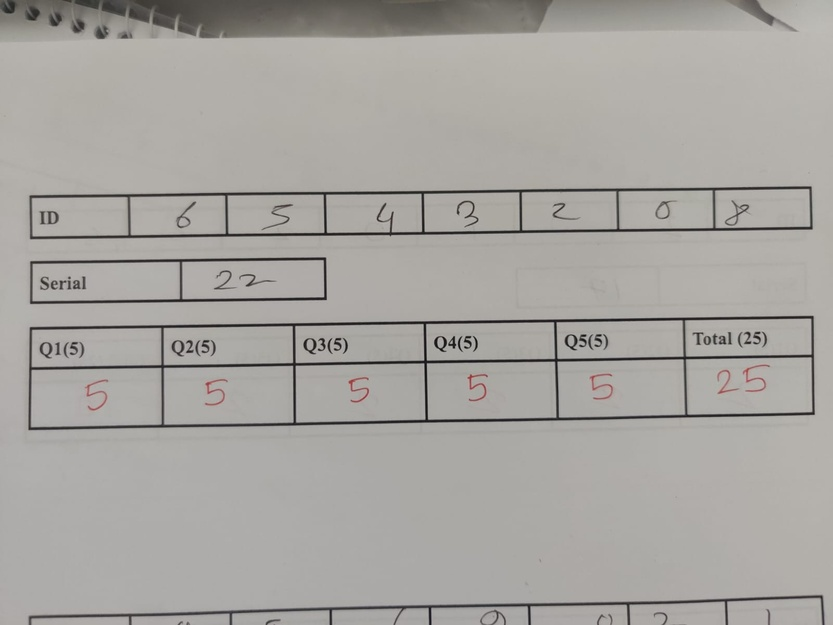
#> input picture testset/images/real_class_01.jpeg, 833 x 625 px, shrunk from 1600 x 1200 before the run
$ python make_layout_b.py   (older library calls are emulated)
#> lines starting #> are read from the running program, lines starting #| are printed output that depends on the picture; after the words box and inside, x2 and y2 are one past the last pixel; in counts of white or black regions, pixels touching at a corner belong together
### backend/app/detection.py
"""Grid detection — proportional to the detected table, never to fixed page
coordinates (plan.md §5). This is the make-or-break component (plan.md §6):
parameters below are stack-reference.md's starting values for tuning against
real photographs, not answers arrived at in advance. Do not trust this module
until it has been run against testset/images/ per step.md step 1.
"""
from __future__ import annotations

import json
import shutil
from dataclasses import dataclass, field
from pathlib import Path

import cv2
import numpy as np

# --- Tunable starting parameters (stack-reference.md "Grid detection") ---
ADAPTIVE_BLOCK_SIZE = 15
ADAPTIVE_C = -2
KERNEL_DIVISOR = 20            # kernel length = image dimension // this
MIN_TABLE_AREA_FRAC = 0.01     # a table contour must cover at least this much of the image
APPROX_EPSILON_FRAC = 0.02     # approxPolyDP epsilon as a fraction of contour perimeter
BLUR_DIAGNOSIS_FLOOR = 0.03  # a scan whose grid could not be found is reported "blurry" when its
                              # sharpness (_sharpness) is below this. A DIAGNOSIS, never a gate.
# History, 2026-09-25, twice in one day:
#  - The original gate (raw Laplacian variance < 50) measured brightness as much as
#    focus: 18/28 testset photos at half brightness were rejected though all 28 read.
#  - Its replacement, the same variance divided by the grey variance with a floor of
#    0.115, depends on page CONTENT too: three sharp, well-lit photos from the
#    instructor's own phone scored 0.093-0.107 and were rejected; the grid read all
#    three. No single number separates "sharp" from "blurry" across phones and pages.
# And the gate protected nothing: blurring every labelled testset photo (gate off,
# full recognizer vs ground truth) gave ZERO wrong unflagged digits or marks at any
# blur level — soft photos read, flag, or don't find a grid. Even real_class_10, the
# photo labelled "blurry", reads correctly. So every photo is now tried, and "blurry"
# only explains a failure: grids stop being found below ~0.02 (0.024 -> 16/22 read,
# 0.009 -> 2/22); the instructor's phone photos score ~0.09-0.11.

# Lighting diagnosis (2026-09-25): WHY a scan failed, attached to
# failed/partial results only, so a passing result.json is unchanged. The
# frontend's live hint (frontend/src/lighting.ts) uses the same two measures.
DARK_PAPER_LEVEL = 70  # "too_dark" below this: the 90th-percentile grey, i.e. how white the
                        # paper comes out (0-255). Good photos ~178; darkened testset photos
                        # still read 23/28 at 63, 2/28 at 46.
EVENNESS_FLOOR = 0.6   # "uneven" below this: min/max of the paper level across a 4x4 grid
                        # of the frame. Good photos as taken are >= 0.83; painted-on shadows
                        # start costing reads around 0.6 (0.67 -> 22/28 read).
LINE_PEAK_MIN_GAP_FRAC = 0.02  # merge line-mask peaks closer than this fraction of the table's own dimension
CONTRAST_FLOOR = 30  # a pixel counts as "ink" only if it's this much darker (0-255 grayscale)
                       # than its own local, same-row/column paper background. Ground truth for
                       # this number, and for the two floors below, comes from a real cluttered
                       # notebook photo (2026-08-29, testset/debug/clutter_*) where genuine table
                       # dividers measured contrast 63-116 and known noise (a table's own left/right
                       # border re-detected next to the synthetic edge) measured 18-38 — see learn.md.
MIN_LINE_COVERAGE_FRAC = 0.4  # a real rule is dark (>=CONTRAST_FLOOR) across nearly the whole table;
                                # a digit stroke rarely is, even though it can be locally just as dark.
                                # Coverage is measured directly on the source grayscale image (raw
                                # pixel-vs-local-background contrast), not on the binarized,
                                # morphologically-eroded/dilated line mask that finds candidate
                                # positions in the first place: that mask is good at *locating* a line
                                # cheaply, but adaptiveThreshold plus erode/dilate — both tuned for the
                                # whole image, not per-line — can fragment one genuine, fully dark line
                                # into disconnected pieces under uneven lighting or a steep angle,
                                # undercounting its own coverage. On a real photo (2026-08-29) two
                                # genuine ID-row dividers measured only 41-43% *mask* coverage — below
                                # this floor — while their own raw pixels were just as dark against the
                                # paper (contrast 80-94) as every accepted divider in the same row
                                # (63-116); scoring contrast directly recovers exactly this case
                                # without loosening what counts as a genuine line (see learn.md).
MIN_RELATIVE_PEAK_FRAC = 0.65  # among a table's *own* surviving dividers, reject one shorter than
                                # this fraction of their median length — a hand-ruled grid draws
                                # every real divider to roughly the same length, so an outlier that
                                # still clears MIN_LINE_COVERAGE_FRAC is far more likely to be a
                                # stray mark than an intentional one (found on a real hand-drawn
                                # whiteboard photo: a stray line cleared the absolute floor at 0.445
                                # coverage while its 9 genuine peers all measured 0.57-0.99 — see
                                # learn.md). Only applied with >=4 peers, so a table with too few
                                # dividers to have a meaningful "typical length" is left alone —
                                # exactly the short-table case this function's own min_value
                                # docstring already warns a relative-only rule is unsafe for.

FAILURE_REASONS = {"table_not_found", "column_count_mismatch", "blurry"}


@dataclass
class TableCandidate:
    quad: np.ndarray             # 4x2 float32: TL, TR, BR, BL in source image coords
    warped: np.ndarray           # deskewed BGR crop
    row_bounds: list[int]        # y pixel positions in warped coords, len = rows + 1
    col_bounds: list[int]        # x pixel positions in warped coords, len = cols + 1
    table_type: str = "unknown"  # "id" | "serial" | "marks"
    v_mask: np.ndarray | None = None  # warped vertical-line mask, kept for _repair_columns
    gray: np.ndarray | None = None    # warped grayscale, same reason

    @property
    def row_count(self) -> int:
        return max(len(self.row_bounds) - 1, 0)

    @property
    def col_count(self) -> int:
        return max(len(self.col_bounds) - 1, 0)


def _order_quad(pts: np.ndarray) -> np.ndarray:
    """Order 4 points as TL, TR, BR, BL."""
    pts = pts.reshape(4, 2).astype("float32")
    s = pts.sum(axis=1)
    d = np.diff(pts, axis=1).reshape(-1)
    tl = pts[np.argmin(s)]
    br = pts[np.argmax(s)]
    tr = pts[np.argmin(d)]
    bl = pts[np.argmax(d)]
    return np.array([tl, tr, br, bl], dtype="float32")


def _line_masks(gray: np.ndarray) -> tuple[np.ndarray, np.ndarray]:
    """Isolate horizontal and vertical rules. Kernel length is a fraction of
    image size, never a pixel constant — that's what survives a grid shot
    close up and one shot small in the frame (plan.md §5 step 1)."""
    bw = cv2.adaptiveThreshold(
        ~gray, 255, cv2.ADAPTIVE_THRESH_MEAN_C, cv2.THRESH_BINARY,
        ADAPTIVE_BLOCK_SIZE, ADAPTIVE_C,
    )
    h, w = bw.shape
    horizontal_size = max(w // KERNEL_DIVISOR, 1)
    vertical_size = max(h // KERNEL_DIVISOR, 1)

    hk = cv2.getStructuringElement(cv2.MORPH_RECT, (horizontal_size, 1))
    vk = cv2.getStructuringElement(cv2.MORPH_RECT, (1, vertical_size))

    horizontal = cv2.dilate(cv2.erode(bw, hk), hk)
    vertical = cv2.dilate(cv2.erode(bw, vk), vk)
    return horizontal, vertical


def _find_table_quads(mask: np.ndarray, min_area: float) -> list[np.ndarray]:
    contours, _ = cv2.findContours(mask, cv2.RETR_EXTERNAL, cv2.CHAIN_APPROX_SIMPLE)
    quads = []
    for c in contours:
        area = cv2.contourArea(c)
        if area < min_area:
            continue
        peri = cv2.arcLength(c, True)
        approx = cv2.approxPolyDP(c, APPROX_EPSILON_FRAC * peri, True)
        if len(approx) == 4:
            quads.append(_order_quad(approx))
        else:
            # curled/imperfect edge: approxPolyDP won't yield a clean quad.
            # minAreaRect always returns exactly 4 vertices (stack-reference.md).
            rect = cv2.minAreaRect(c)
            box = cv2.boxPoints(rect)
            quads.append(_order_quad(box))
    return quads


# [122 lines left out: functions _contrast_coverage, _cluster_peaks, _merge_close_bounds, _recover_bounds, not called in this run]


LABEL_COLUMN_INSET_FRAC = 0.12  # same border-trim fraction id_ocr.py/segment.py already use,
                                  # so a cell's own ruled border is never counted as ink.
LABEL_COLUMN_NOISE_AREA_FRAC = 0.01  # component area floor, as a fraction of the (inset)
                                       # column's own area — drops single-pixel/JPEG-noise
                                       # specks before counting. A separate constant from
                                       # cnn/segment.py's own NOISE_AREA_FRAC on purpose: this
                                       # module has no dependency on the optional CNN track.


# [42 lines left out: functions _column_component_count, _label_column_is_backwards, not called in this run]


REPAIR_WIDTH_TOL = 0.2  # after a repair, every regular cell must be within this fraction of
                         # their median width. Measured on the 18 real_class_* photos: ID digit
                         # cells sit within ~5% of each other, marks question cells within ~15%
                         # (real_class_02's narrowest Q8 is 0.85x). 20% keeps both, and still
                         # rejects the 2x-wide merged cell a missing divider leaves behind.
REPAIR_PROFILE_FRAC = 0.1  # a repair looks at weaker mask runs than _cluster_peaks' 0.3: a faint
                             # rule can fragment in the mask. The evidence bar does not drop with
                             # it — a restored line must still clear MIN_LINE_COVERAGE_FRAC on the
                             # raw grayscale, exactly like any line accepted the ordinary way.


# [17 lines left out: functions _regular_widths, _pitch, not called in this run]


def _near(width: float, target: float) -> bool:
    return abs(width - target) <= REPAIR_WIDTH_TOL * target


# [88 lines left out: functions _repair_columns, _sharpness, not called in this run]


def _is_blurry(gray: np.ndarray) -> bool:
    return _sharpness(gray) < BLUR_DIAGNOSIS_FLOOR


def paper_level(gray: np.ndarray) -> float:
    """How white the paper comes out: the 90th-percentile grey (0-255)."""
    return float(np.percentile(gray, 90))


# [393 lines left out: functions evenness, lighting_problem, _draw_boundaries, detect, detect_any_orientation, _promote, not called in this run]

### backend/tests/fixtures/layout_b/make_layout_b.py
#!/usr/bin/env python3
"""Regenerate step 16's layout B fixtures (plan.md §21) from real testset photos.

    cd backend && python tests/fixtures/layout_b/make_layout_b.py

Each fixture is a REAL layout A photo turned into layout B: the Serial
box's ink is inpainted away (the paper texture stays), and a one-row
`Name | ... | Section | ...` table is drawn directly above the ID row, the
same distance above it as the Serial box sat below it. The ID and marks
cells are untouched pixels, so a no-serial scan of a fixture must read
exactly what the original photo's layout A scan read — expected.json
records that original read, captured from the unmodified app.

Only photos where detection finds exactly three tables (ID, Serial,
Marks) are used, so the Serial box is simply the middle one by position.
The detector's own line masks are used to LOCATE the boxes; the tests
then check the result through the public detect()/`/api/scan` path.
"""
import json
import sys
from pathlib import Path

import cv2
import numpy as np

HERE = Path(__file__).resolve().parent
BACKEND = HERE.parents[2]
sys.path.insert(0, str(BACKEND))
from app import detection  # noqa: E402

SOURCES = ["real_class_01.jpeg", "real_class_07.jpeg", "real_class_12.jpeg", "real_class_17.jpeg"]
TESTSET = BACKEND.parent / "testset" / "images"


def _boxes(img):
    gray = cv2.cvtColor(img, cv2.COLOR_BGR2GRAY)
    horizontal, vertical = detection._line_masks(gray)
    min_area = detection.MIN_TABLE_AREA_FRAC * img.shape[0] * img.shape[1]
    quads = detection._find_table_quads(cv2.add(horizontal, vertical), min_area)
    boxes = [tuple(int(v) for v in (*q.min(0), *q.max(0))) for q in quads]
    return sorted(boxes, key=lambda b: b[1])


def to_layout_b(img):
    boxes = _boxes(img)
    assert len(boxes) == 3, f"expected ID/Serial/Marks, found {len(boxes)} tables"
    id_box, serial_box, _marks_box = boxes
    out = img.copy()

    # Erase the Serial box: inpaint its dark pixels, leave the paper.
    m = 12
    x0, y0, x1, y1 = serial_box
    region = cv2.cvtColor(out[y0 - m:y1 + m, x0 - m:x1 + m], cv2.COLOR_BGR2GRAY)
    ink = (region < np.median(region) - 35).astype(np.uint8) * 255
    mask = np.zeros(out.shape[:2], np.uint8)
    mask[y0 - m:y1 + m, x0 - m:x1 + m] = cv2.dilate(ink, np.ones((5, 5), np.uint8))
    out = cv2.inpaint(out, mask, 7, cv2.INPAINT_TELEA)

    # The Name/Section table, directly above the ID row.
    ix0, iy0, ix1, iy1 = id_box
    row_h = iy1 - iy0
    gap = serial_box[1] - iy1
    ty0 = iy0 - gap - row_h
    assert ty0 > 0, "no room above the ID row"
    ty1 = ty0 + row_h
    printed = (35, 35, 35)
    thickness = max(2, row_h // 30)
    cv2.rectangle(out, (ix0, ty0), (ix1, ty1), printed, thickness)
    width = ix1 - ix0
    for frac in (0.12, 0.72, 0.86):
        x = int(ix0 + width * frac)
        cv2.line(out, (x, ty0), (x, ty1), printed, thickness)
    scale = row_h / 75
    cv2.putText(out, "Name", (ix0 + 10, ty0 + int(row_h * 0.62)), cv2.FONT_HERSHEY_SIMPLEX,
                scale, printed, 2, cv2.LINE_AA)
    cv2.putText(out, "Section", (int(ix0 + width * 0.725), ty0 + int(row_h * 0.62)),
                cv2.FONT_HERSHEY_SIMPLEX, scale * 0.8, printed, 2, cv2.LINE_AA)
    pen = (110, 60, 25)
    cv2.putText(out, "Rahim Uddin", (int(ix0 + width * 0.18), ty0 + int(row_h * 0.7)),
                cv2.FONT_HERSHEY_SCRIPT_SIMPLEX, scale * 1.2, pen, 2, cv2.LINE_AA)
    cv2.putText(out, "3", (int(ix0 + width * 0.91), ty0 + int(row_h * 0.7)),
                cv2.FONT_HERSHEY_SCRIPT_SIMPLEX, scale * 1.2, pen, 2, cv2.LINE_AA)
    return out


def main() -> int:
    for name in SOURCES:
        img = cv2.imread(str(TESTSET / name))
#> img is the input picture: shape (625, 833, 3); mean B, G, R 160.4, 164.5, 167
        dest = HERE / f"layout_b_{Path(name).stem}.jpg"
        cv2.imwrite(str(dest), to_layout_b(img), [cv2.IMWRITE_JPEG_QUALITY, 92])
#> in _line_masks, `bw = cv2.adaptiveThreshold( ~gray, 255, cv2.ADAPTIVE_THRESH_MEAN_C, cv..`:
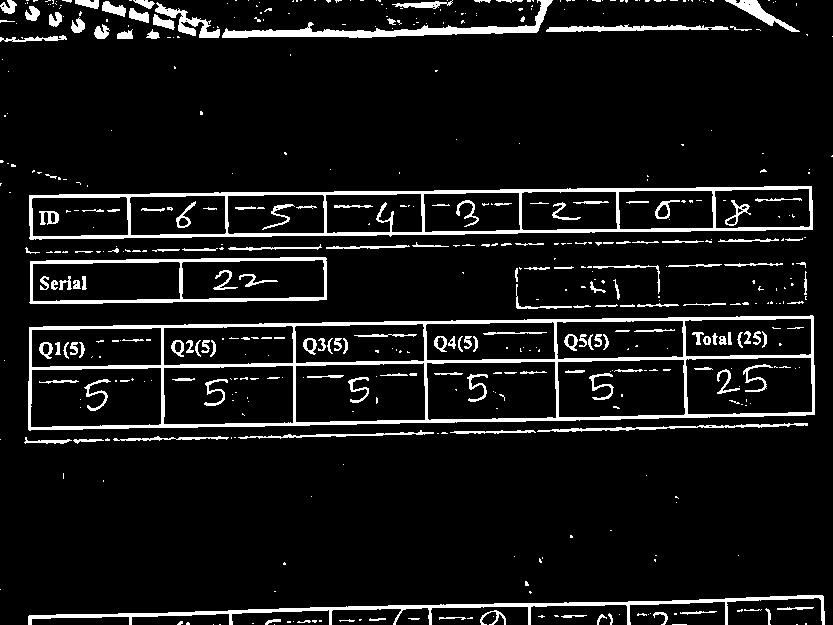
#> bw: shape (625, 833); 8.2% white; 511 white regions (339 under 20 px), largest, box (x1, y1, x2, y2) and area: (28, 315, 815, 431) 10235, (29, 186, 813, 240) 6671, (28, 595, 825, 625) 3443
#> in _find_table_quads, `contours, _ = cv2.findContours(mask, cv2.RETR_EXTERNAL, cv2.CHAIN_APPR..`: contours = 27 contours, 11 with area under 20; largest, box (x1, y1, x2, y2) and area: (28, 315, 815, 431) 79366, (29, 186, 813, 240) 33880, (29, 257, 327, 304) 12620, (28, 595, 824, 625) 2266, (222, 27, 540, 37) 1619
#> the loop in _find_table_quads, `for c in contours:` made 27 passes
#> area on passes 2, 3, 6, 7, 8, 9, 18, 19: 2266, 42, 125, 41, 122, 43, 45, 45
#> after the loop in _find_table_quads, `for c in contours:`: quads = [[[29, 327], [813, 316], [814, 414], [28, 429]], [[30, 261], [326, 258], [326, 299], [29, 302]], [[29, 195], [811, 186], [812, 229], [29, 238]]]
#> in _boxes, `boxes = [tuple(int(v) for v in (*q.min(0), *q.max(0))) for q in quads]`: boxes = [(28, 316, 814, 429), (29, 258, 326, 302), (29, 186, 812, 238)]
#> in to_layout_b, `boxes = _boxes(img)`: boxes = [(29, 186, 812, 238), (29, 258, 326, 302), (28, 316, 814, 429)]
#> in to_layout_b, `id_box, serial_box, _marks_box = boxes`: id_box = (29, 186, 812, 238); serial_box = (29, 258, 326, 302)
#> in to_layout_b, `x0, y0, x1, y1 = serial_box`: x0 = 29; y0 = 258; x1 = 326; y1 = 302
#> in to_layout_b, `region = cv2.cvtColor(out[y0 - m:y1 + m, x0 - m:x1 + m], cv2.COLOR_BGR..`:
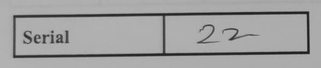
#> region: shape (68, 321); min 23, max 184, mean 160.2
#> in to_layout_b, `ink = (region < np.median(region) - 35).astype(np.uint8) * 255`:
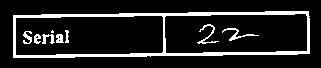
#> ink: shape (68, 321); 12.6% white; 9 white regions (1 under 20 px), largest, box (x1, y1, x2, y2) and area: (13, 11, 310, 58) 2259, (222, 28, 259, 41) 107, (197, 24, 219, 44) 101
#> in to_layout_b, `mask[y0 - m:y1 + m, x0 - m:x1 + m] = cv2.dilate(ink, np.ones((5, 5), n..`:
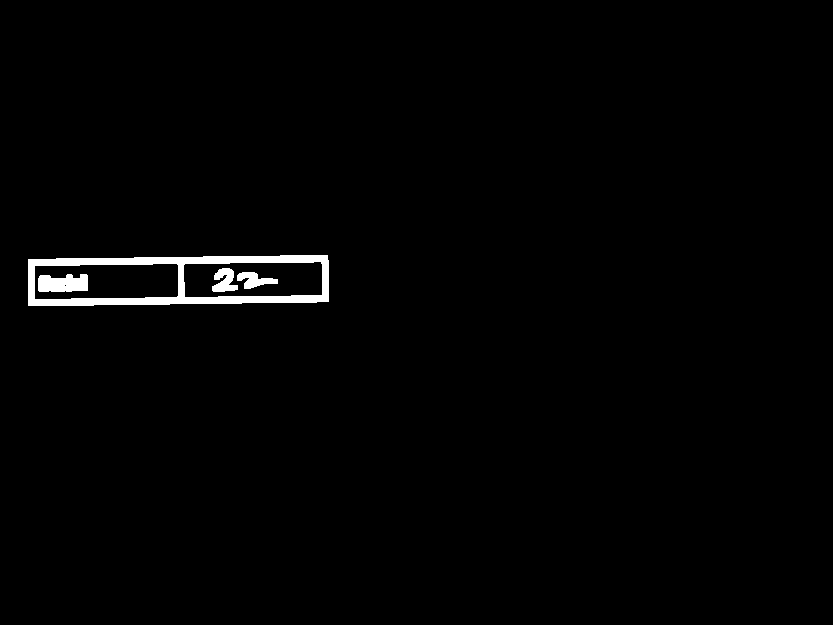
#> mask: shape (625, 833); 1.3% white; 4 white regions, box (x1, y1, x2, y2) and area: (28, 255, 329, 306) 5091, (38, 274, 88, 292) 770, (212, 268, 238, 292) 407, (237, 272, 278, 289) 380
#> in to_layout_b, `ix0, iy0, ix1, iy1 = id_box`: ix0 = 29; iy0 = 186; ix1 = 812; iy1 = 238
#> in to_layout_b, `row_h = iy1 - iy0`: row_h = 52
#> in to_layout_b, `gap = serial_box[1] - iy1`: gap = 20
#> in to_layout_b, `ty0 = iy0 - gap - row_h`: ty0 = 114
#> in to_layout_b, `ty1 = ty0 + row_h`: ty1 = 166
#> in to_layout_b, `thickness = max(2, row_h // 30)`: thickness = 2
#> in to_layout_b, `cv2.rectangle(out, (ix0, ty0), (ix1, ty1), printed, thickness)`:
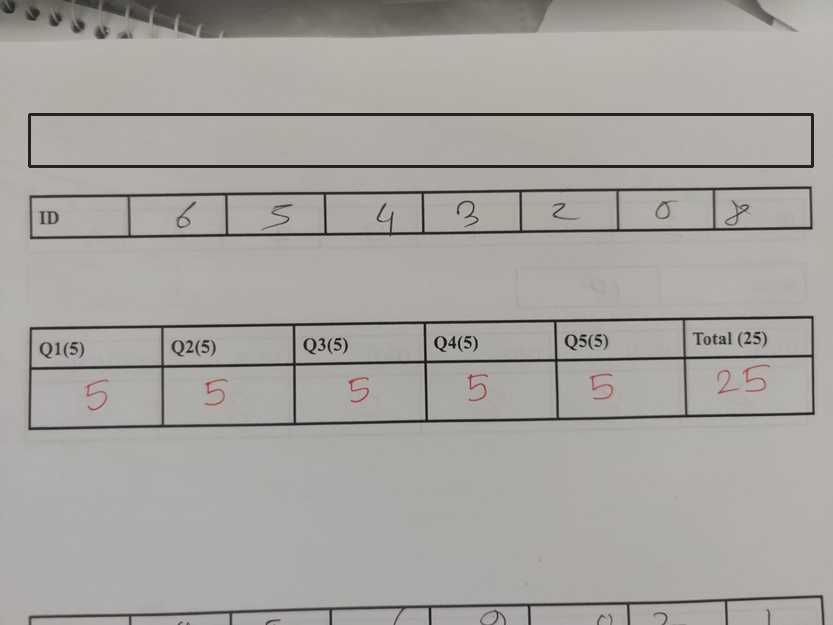
#> out: shape (625, 833, 3); mean B, G, R 159.6, 163.7, 166.2
#> in to_layout_b, `width = ix1 - ix0`: width = 783
#> the loop in to_layout_b, `for frac in (0.12, 0.72, 0.86):` made 3 passes
#> x on passes 1 to 3: 122, 592, 702
#> after the loop in to_layout_b, `for frac in (0.12, 0.72, 0.86):`:
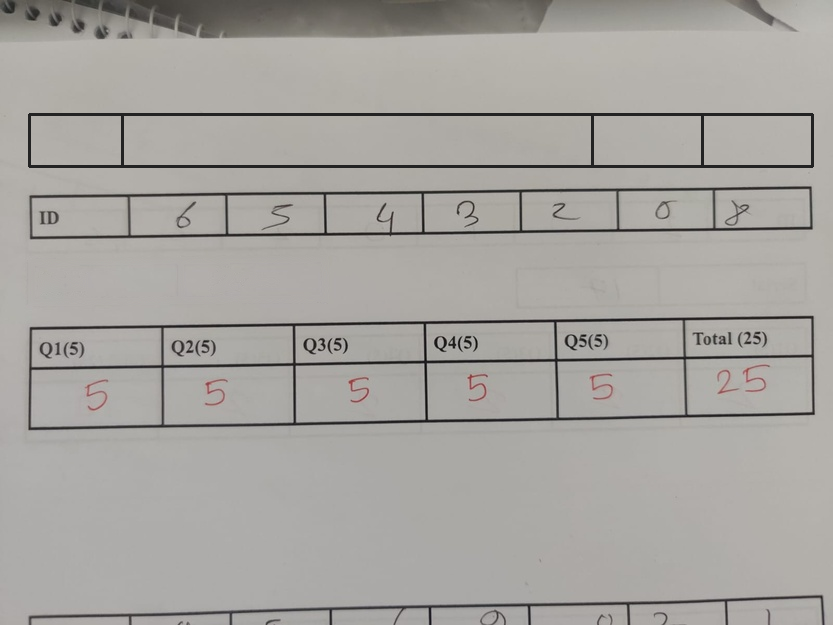
#> out: shape (625, 833, 3); 0.08% of pixels changed, all inside (x1, y1, x2, y2) = (121, 116, 704, 165)
#> in to_layout_b, `scale = row_h / 75`: scale = 0.693
#> in to_layout_b, `cv2.putText(out, "Rahim Uddin", (int(ix0 + width * 0.18), ty0 + int(ro..`:
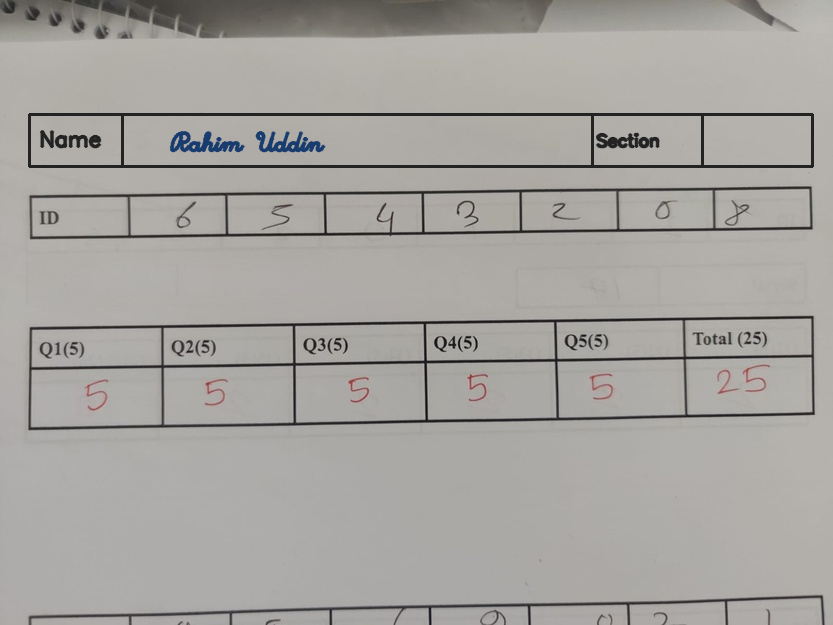
#> out: shape (625, 833, 3); mean B, G, R 159.1, 163, 165.4
        print(dest.name)
    return 0


if __name__ == "__main__":
    sys.exit(main())
#> (the program exits here)
